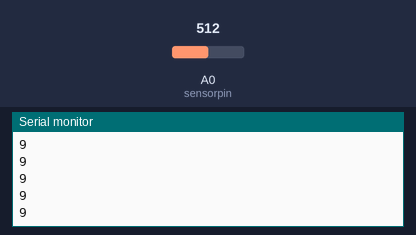
Bench run of a sketch on a simulated Arduino Uno, built with avr-gcc and run on an emulated ATmega328P. Parts: the last lines printed to the serial monitor. The test bench sets the inputs (shaded band); at power-on: A0 (sensorpin) = 512.

Above: at 1.2 s.
1.3 s: A0 (sensorpin) set to 716
At 1.31 s:
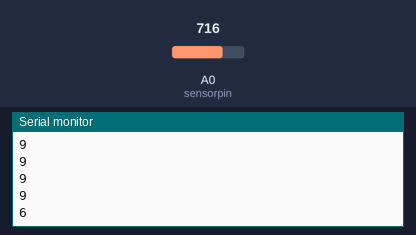
2.8 s: A0 (sensorpin) set to 900
At 2.81 s:
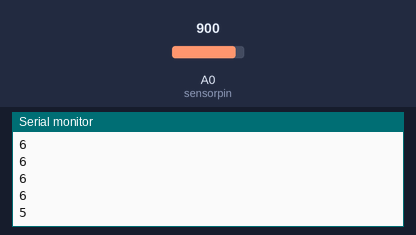
Timing chart, 0 to 5.8 s (numbered marks = the images above; inputs shaded):
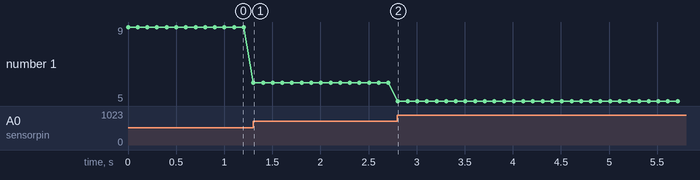

Measured:
- after the input at 1.3 s, the serial monitor: prints a new line at once (image 1)
- after the input at 2.8 s, the serial monitor: prints a new line at once (image 2)
- plotted number 1: 9 → 6 after the input at 1.3 s, 6 → 5 after the input at 2.8 s

The sketch:

Sharp.ino
```cpp
int sensorpin = 0;                 // analog pin used to connect the sharp sensor
int val = 0;                 // variable to store the values from sensor(initially zero)
int dist = 0;

void setup()
{
  Serial.begin(9600);               // starts the serial monitor
}

void loop()
{
  val = analogRead(sensorpin);       // reads the value of the sharp sensor
  dist = 4800/(val - 20);
  Serial.println(dist);            // prints the value of the sensor to the serial monitor
  delay(100);                    // wait for this much time before printing next value
}
```
